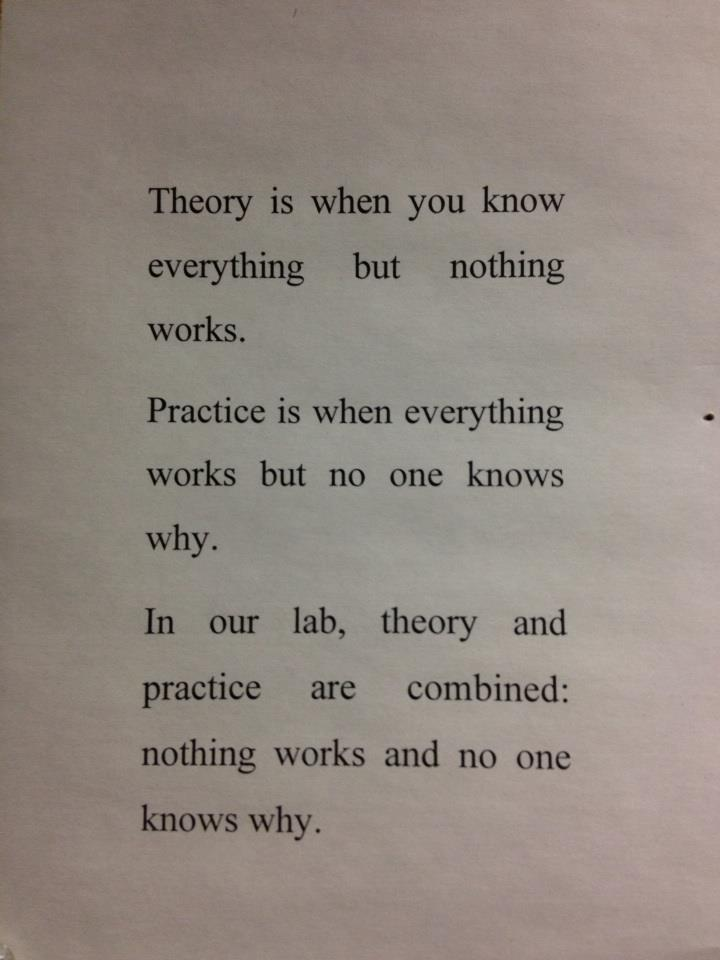
%> input picture O0YQjdH.jpg, 720 x 960 px
$ octave demotransform.m   (GNU Octave 9; MATLAB toolbox functions it lacks are replaced by stand-ins)
%> lines starting %> are read from the running program, lines starting %| are printed output that depends on the picture
I=rgb2gray(imread('O0YQjdH.jpg'));
%> I: size 960x720 uint8; min 0, max 189, mean 138.3
figure, subplot(2,3,1), imshow(I), title('Original');

Irn=imrotate(I,22,'nearest');
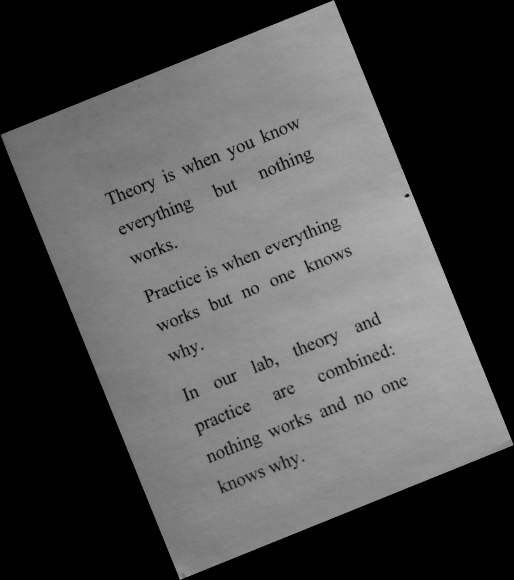
%> Irn: size 1160x1028 uint8 (shown at 1/2 size); min 0, max 189, mean 80.2
subplot(2,3,2), imshow(Irn), title('Rotate Nearest');

Irl=imrotate(I,22,'bilinear');
subplot(2,3,3), imshow(Irl), title('Rotate Nearest');

tform=affine2d([1 0 0;1 1 0;0 0 1]);
Isx=imwarp(I,tform);
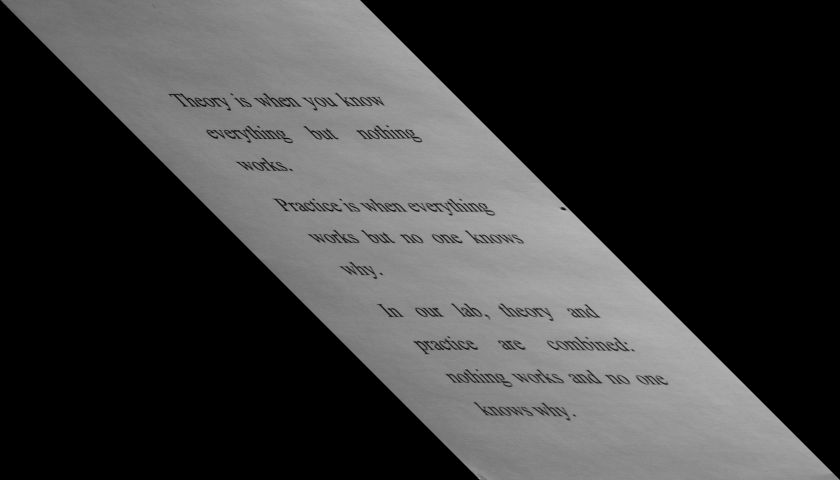
%> Isx: size 960x1680 uint8 (shown at 1/2 size); min 0, max 188, mean 59.4
subplot(2,3,4), imshow(Isx), title('Shear X');

tform=affine2d([1 1 0;0 1 0;0 0 1]);
Isy=imwarp(I,tform);
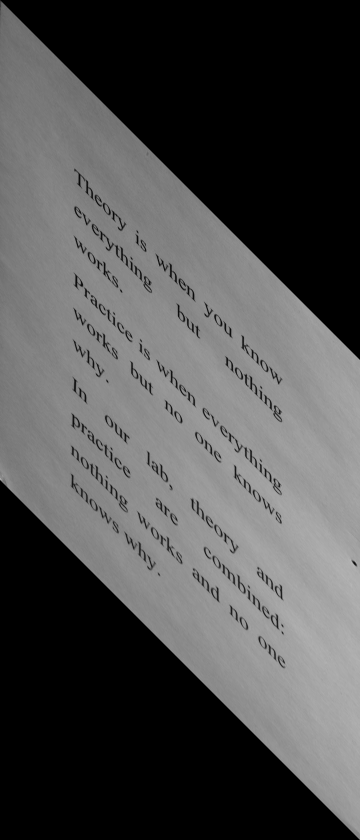
%> Isy: size 1680x720 uint8 (shown at 1/2 size); min 0, max 187, mean 79.2
subplot(2,3,5), imshow(Isy), title('Shear Y');

tform=affine2d([1 0.5 0;0.5 1 0;0 0 1]);
Isb=imwarp(I,tform);
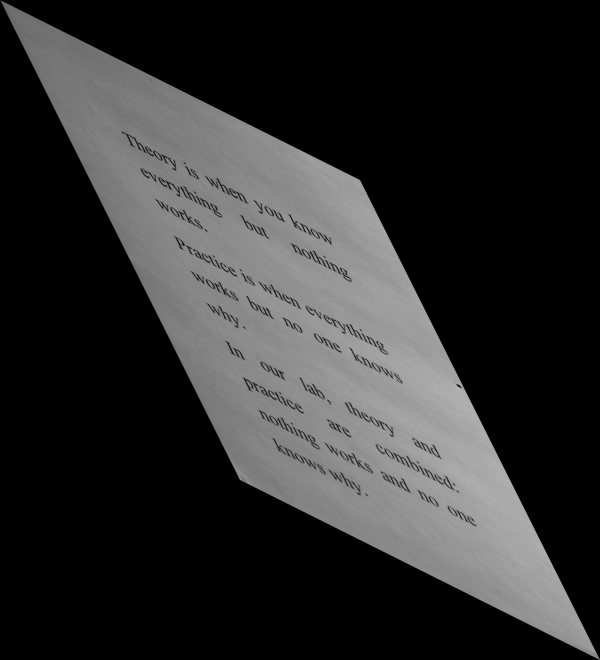
%> Isb: size 1320x1200 uint8 (shown at 1/2 size); min 0, max 187, mean 45.3
subplot(2,3,6), imshow(Isb), title('Shear XY');
